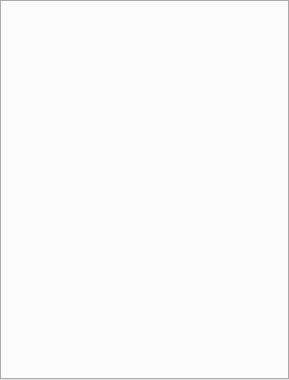
<?xml version="1.0" encoding="UTF-8"?>
<ui version="4.0">
 <class>SASetWidget</class>
 <widget class="QWidget" name="SASetWidget">
  <property name="geometry">
   <rect>
    <x>0</x>
    <y>0</y>
    <width>289</width>
    <height>380</height>
   </rect>
  </property>
  <property name="windowTitle">
   <string>Form</string>
  </property>
  <layout class="QVBoxLayout" name="verticalLayout">
   <property name="spacing">
    <number>0</number>
   </property>
   <property name="leftMargin">
    <number>0</number>
   </property>
   <property name="topMargin">
    <number>0</number>
   </property>
   <property name="rightMargin">
    <number>0</number>
   </property>
   <property name="bottomMargin">
    <number>0</number>
   </property>
   <item>
    <widget class="SASetWidgetTab" name="tabWidget">
     <property name="tabPosition">
      <enum>QTabWidget::West</enum>
     </property>
     <property name="tabShape">
      <enum>QTabWidget::Triangular</enum>
     </property>
     <property name="currentIndex">
      <number>-1</number>
     </property>
     <property name="iconSize">
      <size>
       <width>18</width>
       <height>18</height>
      </size>
     </property>
     <property name="elideMode">
      <enum>Qt::ElideRight</enum>
     </property>
     <property name="documentMode">
      <bool>false</bool>
     </property>
     <property name="tabBarAutoHide">
      <bool>false</bool>
     </property>
    </widget>
   </item>
  </layout>
 </widget>
 <customwidgets>
  <customwidget>
   <class>SASetWidgetTab</class>
   <extends>QTabWidget</extends>
   <header>SASetWidget.h</header>
   <container>1</container>
  </customwidget>
 </customwidgets>
 <resources/>
 <connections/>
</ui>
